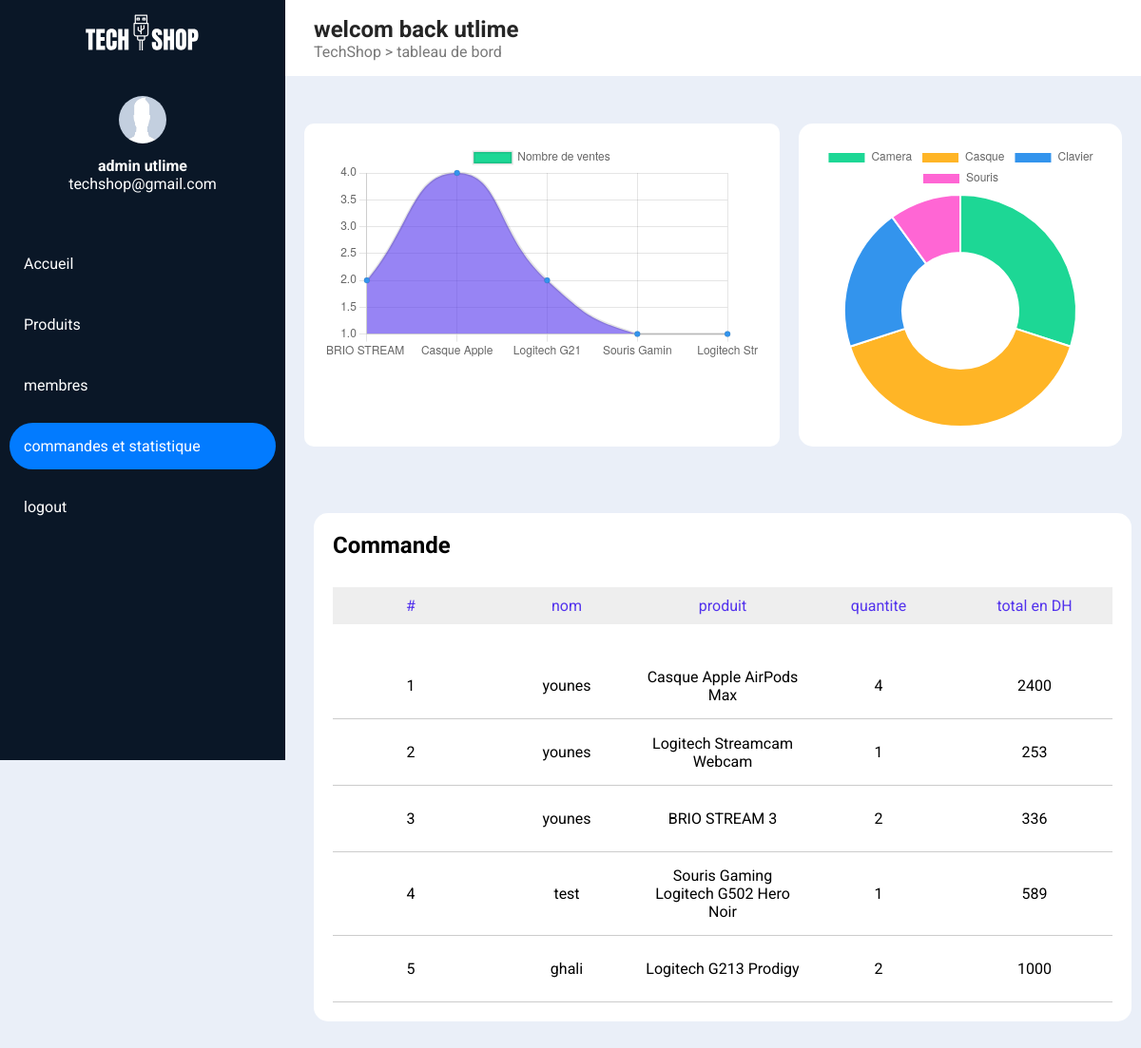
The app's page /admin/admin_cmd.php (signed in) with its own data.
### tables this page shows
CREATE TABLE `client` (
  `clientID` int(11) NOT NULL,
  `nom` varchar(255) NOT NULL,
  `prenom` varchar(255) NOT NULL,
  `address` varchar(255) NOT NULL,
  `email` varchar(255) NOT NULL,
  `mdp` varchar(255) NOT NULL,
  `autori` int(1) NOT NULL DEFAULT 0
);

CREATE TABLE `produit` (
  `prod_id` int(11) NOT NULL,
  `nom` varchar(255) NOT NULL,
  `prix` int(6) NOT NULL,
  `libelle` varchar(255) NOT NULL,
  `note` int(1) NOT NULL,
  `categorie` varchar(255) NOT NULL,
  `stock` int(6) NOT NULL,
  `src` varchar(11) NOT NULL
);

CREATE TABLE `commandde` (
  `clientRef` int(11) NOT NULL,
  `produitRef` int(255) NOT NULL,
  `quantite_D` varchar(255) DEFAULT NULL,
  `date_cmd` date NOT NULL DEFAULT current_timestamp()
);

### admin/admin_cmd.php (the view, shortened to what this page needs)
<?php
    include '../includes/connect.php' ;
    $id = $_SESSION["id"];
    $sql = "SELECT * FROM client WHERE clientID = '$id' ";
    $result = mysqli_query($conn, $sql);
    $admin = mysqli_fetch_assoc($result) ;
    $sql = "SELECT produit.nom AS pro, client.nom AS cli , commandde.quantite_D AS qte , produit.prix FROM produit,commandde,client WHERE (client.clientID = commandde.clientRef AND produit.prod_id = commandde.produitRef) ";
    $result = mysqli_query($conn, $sql);
    $comd = mysqli_fetch_all($result, MYSQLI_ASSOC);
    $i = 0 ;
    $sql ="SELECT produit.categorie AS cat, SUM(commandde.quantite_D) AS quantite FROM commandde,produit WHERE commandde.produitRef = produit.prod_id GROUP BY (produit.categorie)";
    $result = mysqli_query($conn, $sql);
    $rond = mysqli_fetch_all($result, MYSQLI_ASSOC);
    $cat = "" ;
    $qt = "" ;
    foreach ($rond as $ron)
    {
        $cat = $cat . "'" . $ron['cat'] . "'," ;
        $qt = $qt . "'" . $ron['quantite'] . "'," ;
    }
    $cat = trim($cat , ",");
    $qt = trim($qt , ",");
    $sql = "SELECT produit.nom AS nom , SUM(commandde.quantite_D) AS quantite FROM commandde,produit WHERE commandde.produitRef = produit.prod_id GROUP BY (`produitRef`)" ;
    $result = mysqli_query($conn, $sql);
    $lines = mysqli_fetch_all($result, MYSQLI_ASSOC);
    $nom = "" ;
    $qte = "" ;
    foreach ($lines as $line)
    {
        $line['nom'] =  substr ($line['nom'],0,12);
        $nom = $nom . "'" . $line['nom'] . "'," ;
        $qte = $qte . "'" . $line['quantite'] . "'," ;
    }
    $nom = trim($nom , ",");
    $qte = trim($qte , ",");
?>
<!DOCTYPE html>
<html lang="en">
<head>
    <link rel="stylesheet" href="../css/admin_ventes.css">
    <link rel="stylesheet" href="../css/responsive.css">
    <link rel="stylesheet" href="../css/admin.css">
</head>
<body>
  <nav id="left_nav">
    <img class="logo" src="../assets/logo.svg" alt="">
    <div class="admin_inf">
      <img src="../assets/avatar3.jpg" alt="">
      <h4><?php echo $admin['nom'] . " " . $admin['prenom']; ?></h4>
        <p><?php echo $admin['email']; ?></p>
    </div>
    <ul class="dash_links">
        <li><a href="./home.php">Accueil</a></li>
        <li><a href="./admin_produit.php">Produits</a></li>
        <li><a href="./admin_users.php">membres</a></li>
        <li><a class="active" href="admin_cmd.php">commandes et statistique</a></li>
        <li><a href="../page/logout.php">logout</a></li>
    </ul>
  </nav>
  <div id="top_nav">
    <div class="">
      <h2>welcom back <?php echo $admin['prenom'] ?></h2>
      <p>TechShop > tableau de bord</p>
    </div>
  </div>
  <section id="graph">
      <div class="box">
          <div class="name">
              <canvas id="venteProduit"> </canvas>
          </div>
          <div class="cate">
              <canvas id="venteCategorie"> </canvas>
          </div>
      </div>
      <script>
          let line = document.getElementById('venteProduit').getContext('2d') ;
          let catGraphOne = new Chart (line , {
              type : 'line',
              data: {
                  labels:[<?php echo $nom ;?> ] ,
                  datasets: [{
                  label: 'Nombre de ventes' ,
                  data: [<?php echo $qte ;?>],
                  backgroundColor: ['#1DD795'],
                  pointBackgroundColor : "#3394ED",
                  tension: 0.5,
                    fill: {
                		target: 'origin',
                		above:  'rgba(83,51,237,0.6)',
                		below: 'rgb(0, 0, 255)'
              			}
                  }]
              } ,
              option: {
                   responsive: true ,
              }
          });
          let rond = document.getElementById('venteCategorie').getContext('2d') ;
          let catGraph = new Chart (rond , {
               type : 'doughnut',
               data: {
               labels:[<?php echo $cat ;?>] ,
               datasets: [{
               label: 'Nombre de ventes' ,
               data: [<?php echo $qt ;?>],
               backgroundColor: ['#1DD795','#FFB526','#3394ED','#FF66D4'],
                          }]
                     } ,
               option: {
                   title: {
                       display: true ,
                       text: 'Ventes par categorie'
                   } ,
                   responsive: true
               }
              });
      </script>
  </section>
    <section id="commande" >
        <div class="box_">
                <h1>Commande</h1>
                <div class="bare">
                    <p>#</p>
                    <p>nom</p>
                    <p>produit</p>
                    <p>quantite</p>
                    <p>total en DH</p>
                </div>
        <?php foreach($comd as $com ) {  $i++ ; $total = $com['qte']* $com['prix'] ; ?>
        <div class="oneCom">
            <p><?php echo $i ;?></p>
            <p><?php echo $com['cli'] ;?></p>
            <p><?php echo $com['pro'] ;?></p>
            <p><?php echo $com['qte'] ;?></p>
            <p><?php echo $total ;?></p>
        </div>
        <?php } ?>
        </div>
    </section>
</body>
</html>

### css/admin_ventes.css (style rules this page uses)
#graph .box { margin-top: 50px; display: grid; grid-template-columns: 2fr 1fr; padding: 0 20px; grid-column-gap: 20px }
#graph .box .name { background-color: #fff; padding: 20px; border-radius: 10px; }
#graph .box .cate { background-color: #fff; padding: 20px; border-radius: 15px; }
#commande { margin: 30px 20px; padding:20px; width: 100%; margin: 50px 10px }
#commande .box_ { padding: 30px 20px 50px; background-color: #fff; padding: 20px; border-radius: 15px; }
#commande .box_ .bare { background-color: #EEEEEE; display: grid; grid-template-columns: 1fr 1fr 1fr 1fr 1fr ; padding: 10px 0px; margin: 30px 0px; }
#commande .box_ .bare p { color: #5333ED; justify-self: center; }
#commande .oneCom { display: grid; grid-template-columns: 1fr 1fr 1fr 1fr 1fr ; justify-content: center; align-items: center; border-bottom: 1px solid #ccc; padding: 15px 0px; min-height: 70px; }
#commande .oneCom p { justify-self: center; text-align: center; }

### css/admin.css (style rules this page uses)
* { margin: 0; padding: 0; box-sizing: border-box; }
body { font-family: 'Roboto', sans-serif; overflow-x: hidden; margin-left: 300px; transition: all .3s ease; background-color: #EAEFF8 }
#left_nav { position: fixed; left: 0; top: 0; height: 100vh; width: 300px; background-color: #0A1727; transition: all .3s ease; z-index: 10 }
#left_nav .logo { width: 120px; display: block; margin: 15px auto 40px; }
#left_nav .admin_inf { text-align: center; color: #fff; margin-bottom: 50px }
#left_nav .admin_inf img { width: 50px; height: 50px; margin-bottom: 10px; border-radius: 50% }
#left_nav .dash_links { margin: 0; margin-top: 40px; padding: 0 10px; }
#left_nav .dash_links li { margin-bottom: 15px; }
#left_nav .dash_links li a { display: block; width: 100%; color: #fff; text-decoration: none; padding: 15px; transition: all .3s; border-radius: 25px }
#left_nav .dash_links li a:hover, #left_nav .dash_links li .active { background-color: #027BFF }
#top_nav { width: 100%; min-height: 80px; background-color: #fff; display: flex; align-items: center; justify-content: space-between; padding: 0 30px; }
#top_nav h2 { color: #252525 }
#top_nav p { color: #797979 }

### records on screen
client: nom "admin", prenom "utlime", email "techshop@gmail.com"
produit: client.nom "younes", nom "Casque Apple AirPods Max", commandde.quantite_D "4", prix.quantite_D "2400"
produit: client.nom "younes", nom "Logitech Streamcam Webcam", commandde.quantite_D "1", prix "253"
produit: client.nom "younes", nom "BRIO STREAM 3", commandde.quantite_D "2", prix.quantite_D "336"
produit: client.nom "test", nom "Souris Gaming Logitech G502 Hero Noir", commandde.quantite_D "1", prix "589"
produit: client.nom "ghali", nom "Logitech G213 Prodigy", commandde.quantite_D "2", prix.quantite_D "1000"

### other values on screen
chart data {{ $qte }} '2','4','2','1','1'
chart data {{ $cat }} 'Camera','Casque','Clavier','Souris'
chart data {{ $qt }} '3','4','2','1'
